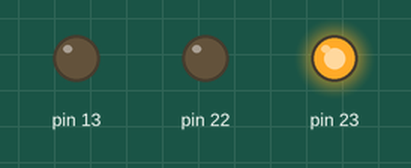
Bench run of a sketch on a simulated Arduino Uno, built with avr-gcc and run on an emulated ATmega328P. Parts: output pins drawn as LEDs (lit = HIGH).

Above: at 1.5 s.
At 4.6 s:
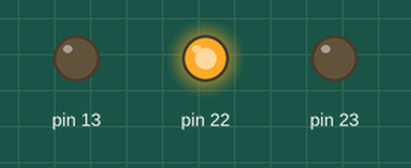
At 7.8 s:
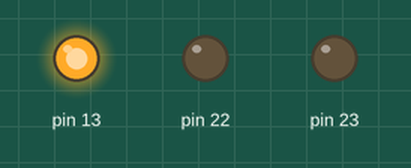
At 10.9 s:
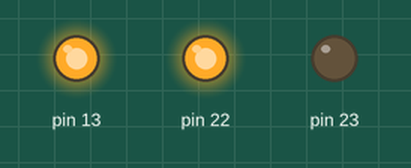
Timing chart, 0 to 16.2 s (numbered marks = the images above):
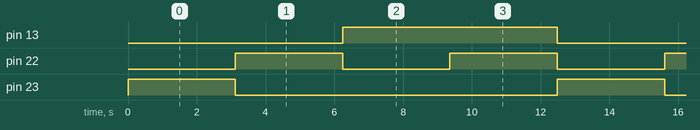

Measured:
- by itself, pin 13: alternates HIGH for 6.2 s and LOW for 6.2 s
- by itself, pin 22: alternates HIGH for 3.1 s and LOW for 3.1 s
- by itself, pin 23: alternates HIGH for 3.1 s and LOW for 9.4 s

The sketch:

singleway.ino
```cpp
void setup() {


  asm volatile(
    "ldi r18, 0xE0;\n" // 0b11100000
    "out 4, r18;\n"
    ::: "r18"
  );
}

void loop() {
  // green light high others low
  asm volatile (
    "ldi r18, 0x80;\n" // 0b10000000
    "out 5, r18;\n"
    "call delay;\n"
  );

  // amber light high and others low
  asm volatile (
    "ldi r18, 0x40;\n" // 0b01000000
    "out 5, r18;\n"
    "call delay;\n"
  );

  // red light high and others low
  asm volatile (
    "ldi r18, 0x20;\n" // 0b00100000
    "out 5, r18;\n"
    "call delay;\n"
  );

  // red and amber light high and others low
  asm volatile(
    "ldi r18, 0x60;\n" // 0b01100000
    "out 5, r18;\n"
    "call delay;\n"
  );
}

// loops for the delay
asm volatile (
  "delay:\n"
  "ldi r23, 0xFF;\n" // outer loop
  "third_loop:\n"
  "ldi r24, 0xFF;\n" // middle loop
  "second_loop:\n"
  "ldi r25, 0xFF;\n" // inner loop
  "innermost_loop:\n"
  "dec r25;\n"
  "brne innermost_loop;\n"
  "dec r24;\n"
  "brne second_loop;\n"
  "dec r23;\n"
  "brne third_loop;\n"
  "ret ;\n"
);
```
